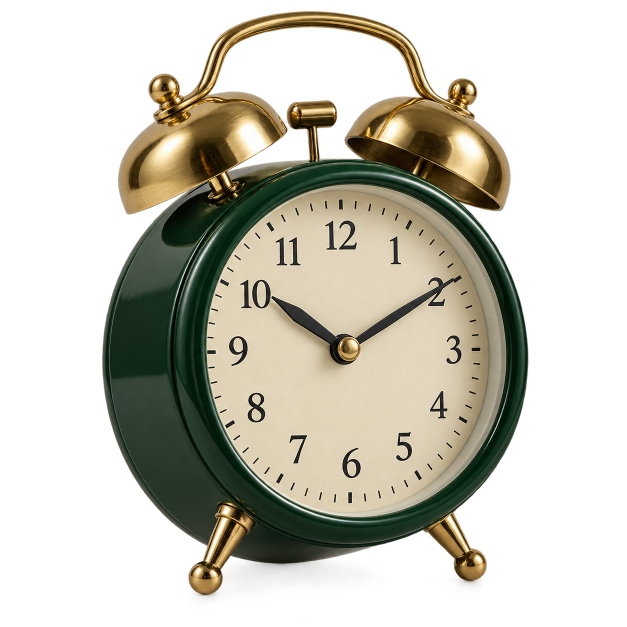
#> input picture assets/img/src/alarm-clock.png, 1254 x 1254 px (shown at 1/2 size)
$ python optimize-images.py
#> lines starting #> are read from the running program, lines starting #| are printed output that depends on the picture
"""
Orijinal PNG-ləri (assets/img/src) veb üçün WebP-yə çevirir.

    python scripts/optimize-images.py

Şəffaflıq saxlanılır; ölçülər aşağıdakı MAX_SIZE cədvəlinə görə kiçildilir.
"""
import sys
from pathlib import Path

from PIL import Image

ROOT = Path(__file__).resolve().parent.parent
SRC = ROOT / "assets" / "img" / "src"
OUT = ROOT / "assets" / "img"

# fayl adı (uzantısız): maksimum tərəf (px)
MAX_SIZE = {
    "hero-cup": 1100,
    "iced-latte": 760,
    "croissant": 820,
    "coffee-beans": 520,
    "coffee-branch": 820,
    "alarm-clock": 820,
    "sandwich": 820,
    "caesar": 1000,
    "work": 1600,
    "meet": 1600,
}
DEFAULT_MAX = 900


def saucer_center(img: Image.Image):
    """Fincan nəlbəkisinin mərkəzini (0..1 nisbətində) tapır, saat əqrəbləri üçün."""
    alpha = img.getchannel("A").point(lambda a: 255 if a > 40 else 0)
    box = alpha.getbbox()
    if not box:
        return 0.5, 0.5
    left, top, right, bottom = box
    diameter = bottom - top
    cx = left + diameter / 2
    cy = top + diameter / 2
    return cx / img.width, cy / img.height


def main():
    sys.stdout.reconfigure(encoding="utf-8")
    SRC.mkdir(parents=True, exist_ok=True)
    files = sorted(p for p in SRC.iterdir() if p.suffix.lower() in {".png", ".jpg", ".jpeg", ".webp"})
    if not files:
        print("assets/img/src qovluğunda şəkil yoxdur")
        return
    for src in files:
        name = src.stem
        img = Image.open(src)
#> img is the input picture: PIL image 1254x1254 RGBA; mean R, G, B, A 60.6, 57.8, 45.7, 111.5
        has_alpha = img.mode in ("RGBA", "LA") or "transparency" in img.info
#> has_alpha = True
        img = img.convert("RGBA" if has_alpha else "RGB")
        limit = MAX_SIZE.get(name, DEFAULT_MAX)
        img.thumbnail((limit, limit), Image.LANCZOS)
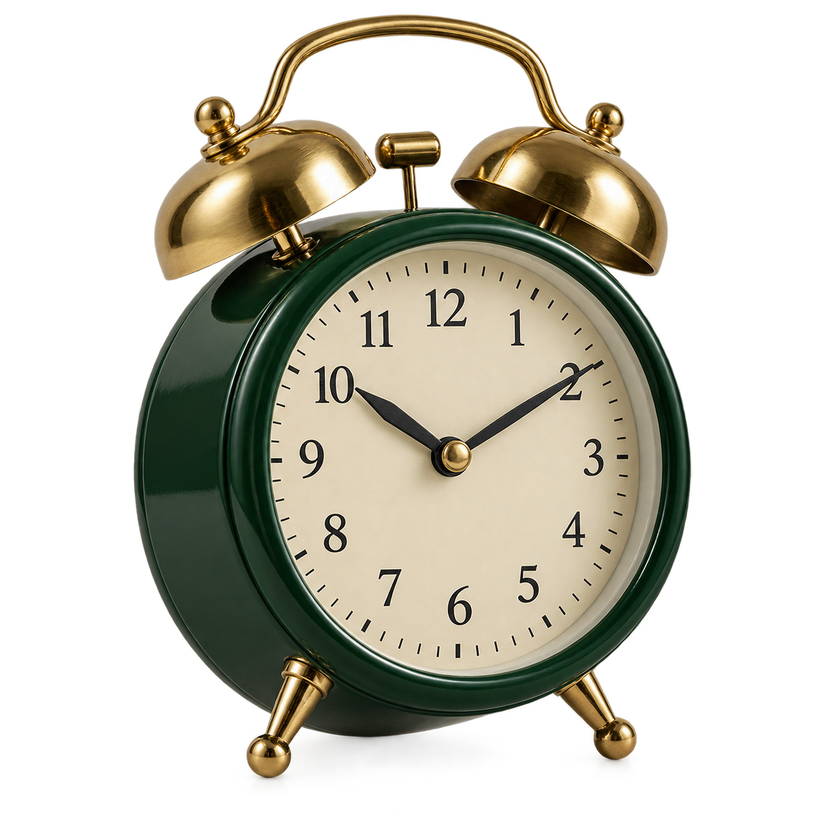
#> img: PIL image 820x820 RGBA; mean R, G, B, A 60.5, 57.7, 45.7, 111.5; transparent parts drawn white
        out = OUT / f"{name}.webp"
        img.save(out, "WEBP", quality=86, method=6, lossless=False)
        extra = ""
        if name == "hero-cup" and has_alpha:
            cx, cy = saucer_center(img)
            extra = f"  nəlbəki mərkəzi: x={cx:.4f} y={cy:.4f}"
        print(f"{src.name:28} -> {out.name:22} {img.width}x{img.height}  {out.stat().st_size // 1024} KB{extra}")
#| alarm-clock.png              -> alarm-clock.webp       820x820  90 KB


if __name__ == "__main__":
    main()
